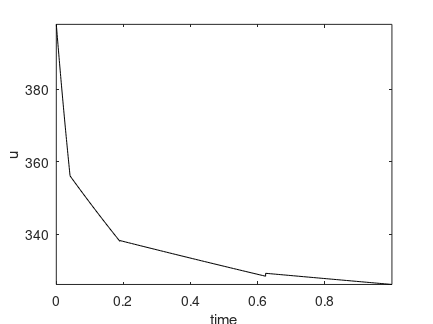
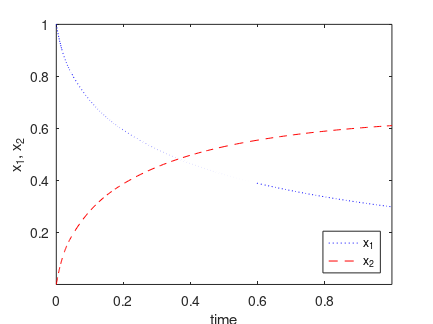

These charts were generated, in order, by the following MATLAB code:
load optimprofiles tplot uplot xplot
uplot = 2500./uplot;

% ploting
%..........................................................................
plot(tplot,uplot,'k')
title('')
xlabel('time')
ylabel('u')
axis tight %([0 1 298 398])
set(1,'PaperUnits','centimeters')
set(1,'PaperPosition',[3 10 11 8.25])

print -depsc u_524a.eps
pause

plot(tplot,xplot(:,1),'b:',tplot,xplot(:,2),'r--')
title('')
xlabel('time')
ylabel('x_1, x_2')
legend('x_1','x_2','Location','southeast')
axis tight %([0 1 0 1])
set(1,'PaperUnits','centimeters')
set(1,'PaperPosition',[3 10 11 8.25])

print -depsc x12_524a.eps
pause
close
%..........................................................................